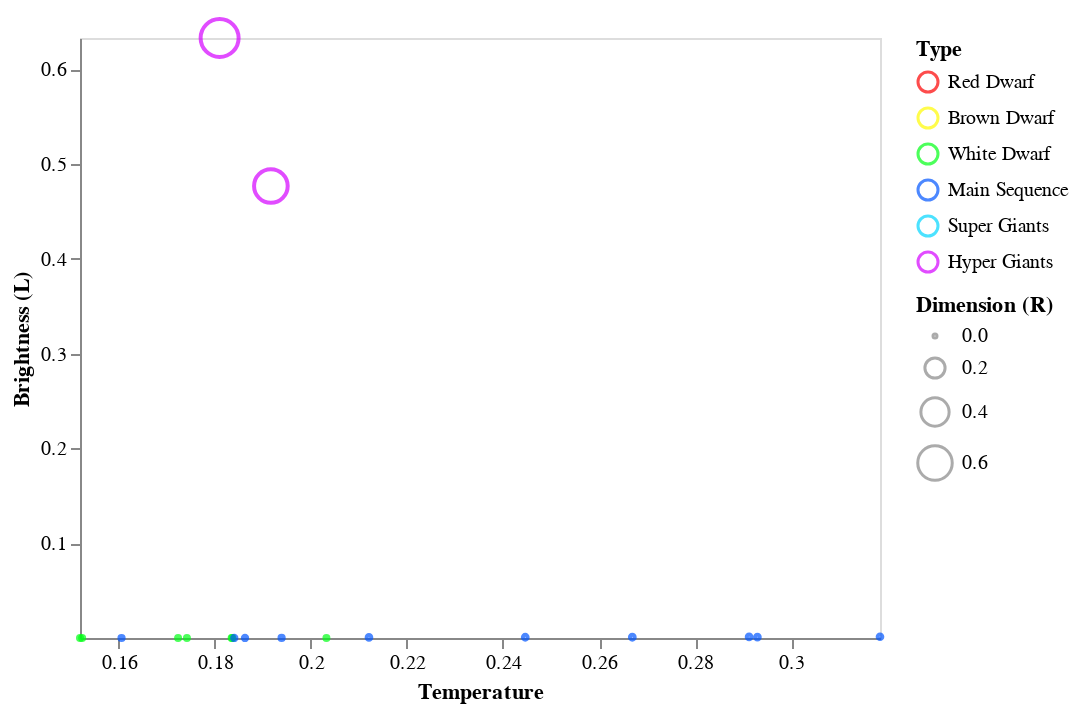

Notebook code cell kept with this figure:
### Markdown cell above
In questo grafico possiamo vedere come in questa classe spettrale siano presenti quattro tipi diversi di stelle di dimensione, luminosità e temperatura variabile. Bisogna notare come la temperatura di tutte le stelle di questa classe spettrale non sia vicina allo zero e nemmeno vicina all'uno: si pongono nei valori centrali del dataset

Le stelle di dimensione maggiore appartengono al gruppo delle Hyper Giants mentre le stelle delle altre tre categorie sono molto piccole. A tal proprosito è possibile notare come le White Dwarf siano talmente piccole da perdersi nel grafico, le Super Giants sono le stelle che si trovano più a destra del grafico e quindi le più calde mentre le Main Sequence hanno una luminosità bassissima, prossima allo zero

### Code cell
data = dataset[dataset['Spectral_Class'] == 'A']

alt.Chart(data).mark_point().encode( 
    
    x = alt.X('Temperature',
         scale = alt.Scale(domain = (min(data.Temperature), max(data.Temperature))),
         axis = alt.Axis(format='K', title='Temperature', grid = False)
         ),
    
    y = alt.Y('L',
         scale = alt.Scale(domain = (min(data.L), max(data.L))),
         axis = alt.Axis(format='K', title='Brightness (L)', grid = False)
         ),
    
    size = alt.Size('R', legend = alt.Legend(title = 'Dimension (R)')),
    
    color = alt.Color('Type', scale=alt.
                    Scale(domain=dom, range=rng))
    
)

### Figure 1 — Vega-Lite specification as saved in the notebook (floating-point values rounded to 4 significant figures)
{"config": {"view": {"continuousWidth": 400, "continuousHeight": 300}}, "data": {"name": "data-841571a5b8b60dd41f9f5e959a7730dc"}, "mark": "point", "encoding": {"color": {"type": "nominal", "field": "Type", "scale": {"domain": ["Red Dwarf", "Brown Dwarf", "White Dwarf", "Main Sequence", "Super Giants", "Hyper Giants"], "range": ["#fc0000", "#fffb00", "#00ff15", "#0055ff", "#00d5ff", "#d400ff"]}}, "size": {"type": "quantitative", "field": "R", "legend": {"title": "Dimension (R)"}}, "x": {"type": "quantitative", "axis": {"format": "K", "grid": false, "title": "Temperature"}, "field": "Temperature", "scale": {"domain": [0.152, 0.3185]}}, "y": {"type": "quantitative", "axis": {"format": "K", "grid": false, "title": "Brightness (L)"}, "field": "L", "scale": {"domain": [7.064e-11, 0.6328]}}}, "$schema": "https://vega.github.io/schema/vega-lite/v4.8.1.json", "datasets": {"data-841571a5b8b60dd41f9f5e959a7730dc": [{"Temperature": 0.1524, "L": 4.827e-10, "R": 2.022e-06, "A_M": 0.8111, "Color": "White", "Spectral_Class": "A", "Type": "White Dwarf"}, {"Temperature": 0.1724, "L": 4.945e-10, "R": 8.211e-07, "A_M": 0.8261, "Color": "White", "Spectral_Class": "A", "Type": "White Dwarf"}, {"Temperature": 0.1742, "L": 8.594e-10, "R": 6.672e-07, "A_M": 0.8168, "Color": "Blue-White", "Spectral_Class": "A", "Type": "White Dwarf"}, {"Temperature": 0.1606, "L": 1.024e-05, "R": 0.0009195, "A_M": 0.4484, "Color": "White", "Spectral_Class": "A", "Type": "Main Sequence"}, {"Temperature": 0.1837, "L": 5.651e-10, "R": 5.645e-07, "A_M": 0.8036, "Color": "White", "Spectral_Class": "A", "Type": "White Dwarf"}, {"Temperature": 0.2033, "L": 4.356e-10, "R": 1.283e-06, "A_M": 0.8099, "Color": "Blue-White", "Spectral_Class": "A", "Type": "White Dwarf"}, {"Temperature": 0.1863, "L": 5.298e-05, "R": 0.001345, "A_M": 0.4181, "Color": "Blue-White", "Spectral_Class": "A", "Type": "Main Sequence"}, {"Temperature": 0.2446, "L": 0.0007911, "R": 0.003578, "A_M": 0.3008, "Color": "Blue-White", "Spectral_Class": "A", "Type": "Main Sequence"}, {"Temperature": 0.2669, "L": 0.0008111, "R": 0.003593, "A_M": 0.3734, "Color": "Blue-White", "Spectral_Class": "A", "Type": "Main Sequence"}, {"Temperature": 0.1835, "L": 2.355e-10, "R": 2.002e-07, "A_M": 0.8377, "Color": "Blue-White", "Spectral_Class": "A", "Type": "White Dwarf"}, {"Temperature": 0.152, "L": 7.064e-11, "R": 1.95e-07, "A_M": 0.8358, "Color": "White", "Spectral_Class": "A", "Type": "White Dwarf"}, {"Temperature": 0.1841, "L": 4.474e-05, "R": 0.001272, "A_M": 0.3765, "Color": "Blue-White", "Spectral_Class": "A", "Type": "Main Sequence"}, {"Temperature": 0.3185, "L": 0.001286, "R": 0.002944, "A_M": 0.3089, "Color": "Blue-White", "Spectral_Class": "A", "Type": "Main Sequence"}, {"Temperature": 0.2912, "L": 0.001175, "R": 0.003183, "A_M": 0.3296, "Color": "Blue-White", "Spectral_Class": "A", "Type": "Main Sequence"}, {"Temperature": 0.2121, "L": 0.0006499, "R": 0.003001, "A_M": 0.3731, "Color": "Blue-White", "Spectral_Class": "A", "Type": "Main Sequence"}, {"Temperature": 0.293, "L": 0.0009277, "R": 0.003071, "A_M": 0.369, "Color": "Blue-White", "Spectral_Class": "A", "Type": "Main Sequence"}, {"Temperature": 0.1939, "L": 3.414e-05, "R": 0.0009759, "A_M": 0.4114, "Color": "Blue-White", "Spectral_Class": "A", "Type": "Main Sequence"}, {"Temperature": 0.181, "L": 0.6328, "R": 0.7303, "A_M": 0.03721, "Color": "White", "Spectral_Class": "A", "Type": "Hyper Giants"}, {"Temperature": 0.1917, "L": 0.4767, "R": 0.5707, "A_M": 0.02158, "Color": "White", "Spectral_Class": "A", "Type": "Hyper Giants"}]}}
